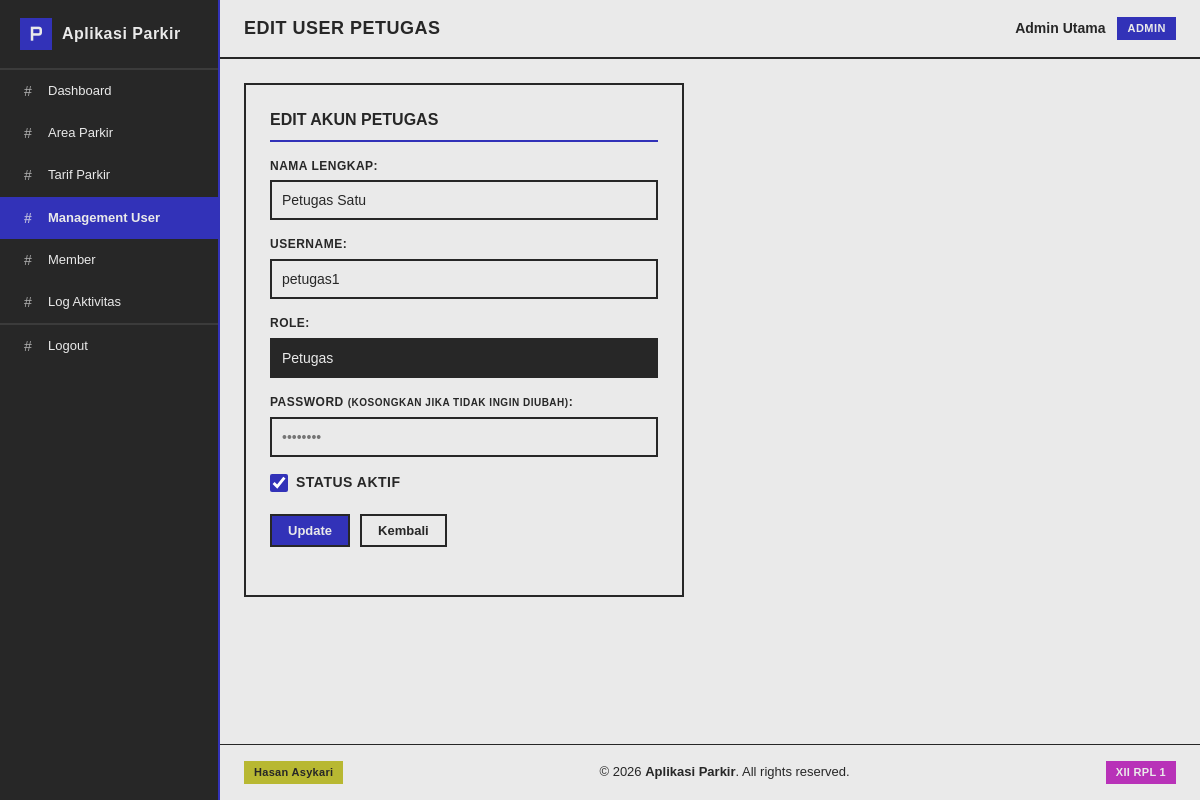
/admin/user/edit.php?id=2 (signed in), run on the app's committed database.
### tables this page shows
CREATE TABLE `tb_user` (
  `id_user` int NOT NULL,
  `nama_lengkap` varchar(100) NOT NULL,
  `username` varchar(50) NOT NULL,
  `password` varchar(255) NOT NULL,
  `role` enum('admin','petugas','owner') NOT NULL,
  `status_aktif` tinyint(1) DEFAULT '1'
);

### admin/user/edit.php (the view, shortened to what this page needs)
<?php
require_once __DIR__ . '/../../includes/auth.php';
require_once __DIR__ . '/../../includes/sidebar.php';
$id = isset($_GET['id']) ? intval($_GET['id']) : 0;
$stmt = $db->prepare("SELECT * FROM tb_user WHERE id_user = ? AND role = 'petugas'");
$stmt->bind_param("i", $id);
$stmt->execute();
$result = $stmt->get_result();
$user = $result->fetch_object();
?>
<!DOCTYPE html>
<html lang="id">
<head>
    <link rel="stylesheet" href="<?= BASE_URL; ?>/assets/css/style.css">
</head>
<body>
    <div class="app">
        <main class="main">
            <header class="topbar">
                <div class="page-title">Edit User Petugas</div>
                <div class="user-box">
                    <span><?= htmlspecialchars($_SESSION['nama_lengkap']); ?></span>
                    <span class="role-tag">Admin</span>
                </div>
            </header>
            <div class="content">
                <div class="form-box">
                    <h3>Edit Akun Petugas</h3>
                    <form action="" method="POST">
                        <div class="form-group">
                            <label>Nama Lengkap:</label>
                            <input type="text" name="nama_lengkap" value="<?= htmlspecialchars($user->nama_lengkap); ?>" required>
                        </div>
                        <div class="form-group">
                            <label>Username:</label>
                            <input type="text" name="username" value="<?= htmlspecialchars($user->username); ?>" required>
                        </div>
                        <div class="form-group">
                            <label>Role:</label>
                            <input type="text" value="Petugas" readonly class="readonly">
                        </div>
                        <div class="form-group">
                            <label>Password <small>(Kosongkan jika tidak ingin diubah)</small>:</label>
                            <input type="password" name="password" placeholder="••••••••">
                        </div>
                        <div class="form-group checkbox-group">
                            <label>
                                <input type="checkbox" name="status_aktif" value="1" <?= $user->status_aktif == 1 ? 'checked' : ''; ?>>
                                Status Aktif
                            </label>
                        </div>
                        <div class="btn-row">
                            <button type="submit" class="btn">Update</button>
                            <a href="index.php" class="btn secondary">Kembali</a>
                        </div>
                    </form>
                </div>
            </div>
            <?php include __DIR__ . '/../../includes/footer.php'; ?>
        </main>
    </div>
</body>
</html>

### assets/css/style.css (style rules this page uses)
:root { --bg: #EAEAEA; --dark: #272727; --accent: #3232B8; --accent-alt1: #B83232; --accent-alt2: #32B832; --accent-alt3: #B8B832; --accent-alt4: #B832B8; --accent-alt5: #32B8B8; --text-on-light-accent: #EAEAEA; --text-on-dark-accent: #272727; --border-color: var(--dark); }
* { margin: 0; padding: 0; box-sizing: border-box; border-radius: 0 !important; }
body { background: var(--bg); color: var(--dark); font-family: Arial, Helvetica, sans-serif; font-size: 14px; line-height: 1.4; }
.app { display: flex; flex-direction: row; min-height: 100vh; }
.main { order: 2; flex: 1; display: flex; flex-direction: column; min-height: 0; }
.topbar { background: var(--bg); border-bottom: 2px solid var(--dark); padding: 16px 24px; display: flex; justify-content: space-between; align-items: center; }
.topbar .page-title { font-weight: bold; font-size: 18px; text-transform: uppercase; letter-spacing: 0.5px; }
.topbar .user-box { display: flex; align-items: center; gap: 12px; font-weight: bold; }
.topbar .user-box .role-tag { background: var(--accent); color: var(--text-on-light-accent); padding: 4px 10px; font-size: 11px; font-weight: bold; text-transform: uppercase; letter-spacing: 0.5px; }
.content { padding: 24px; flex: 1; }
.btn { display: inline-flex; align-items: center; justify-content: center; background: var(--accent); color: var(--text-on-light-accent); border: 2px solid var(--dark); padding: 8px 16px; font-size: 13px; font-weight: bold; font-family: inherit; line-height: 1; cursor: pointer; text-decoration: none; vertical-align: middle; white-space: nowrap; }
.btn.secondary { background: var(--bg); color: var(--dark); }
.btn-row { display: flex; gap: 10px; margin-bottom: 24px; flex-wrap: wrap; align-items: center; }
.form-box { background: var(--bg); border: 2px solid var(--dark); padding: 24px; max-width: 440px; margin-bottom: 24px; }
.form-box h3 { margin-bottom: 16px; border-bottom: 2px solid var(--accent); padding-bottom: 8px; font-size: 16px; text-transform: uppercase; }
.form-group { margin-bottom: 16px; }
.form-group label { display: block; margin-bottom: 6px; font-weight: bold; font-size: 12px; text-transform: uppercase; letter-spacing: 0.5px; }
.form-group input, .form-group select, .form-group textarea { width: 100%; padding: 10px; border: 2px solid var(--dark); background: var(--bg); color: var(--dark); font-size: 14px; font-family: inherit; }
input[readonly], input.readonly { background-color: var(--dark); color: var(--text-on-light-accent); cursor: not-allowed; border-color: var(--dark); }
.form-group.checkbox-group { display: flex; align-items: center; gap: 8px; margin-top: 10px; }
.form-group.checkbox-group label { display: flex; align-items: center; gap: 8px; cursor: pointer; user-select: none; font-size: 14px; }
.form-group.checkbox-group input[type="checkbox"] { width: 18px; height: 18px; cursor: pointer; accent-color: var(--accent); }
* { scrollbar-width: thin; scrollbar-color: var(--bg) var(--dark); }

### data on the page
tb_user: nama_lengkap "Petugas Satu", username "petugas1", status_aktif "☑"

### other printed values
$item['title'] "Dashboard"
$item['title'] "Area Parkir"
$item['title'] "Tarif Parkir"
$item['title'] "Management User"
$item['title'] "Member"
$item['title'] "Log Aktivitas"
$_SESSION['nama_lengkap'] "Admin Utama"
